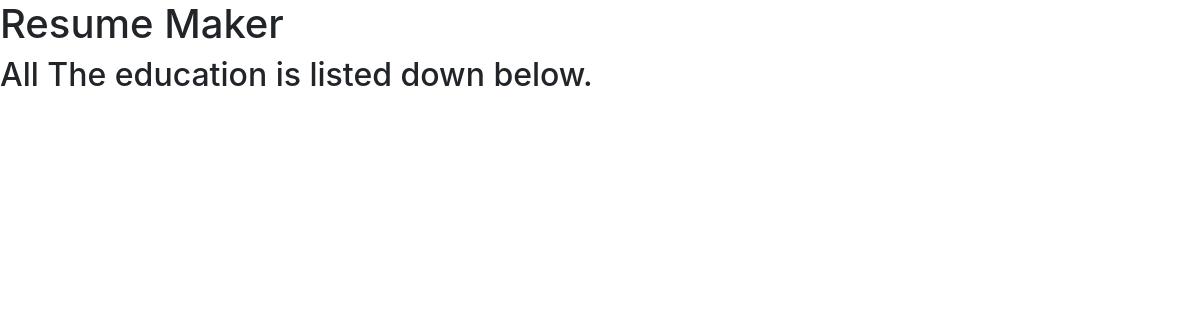
/work_exp (signed in), run on an earlier commit of the app's database.
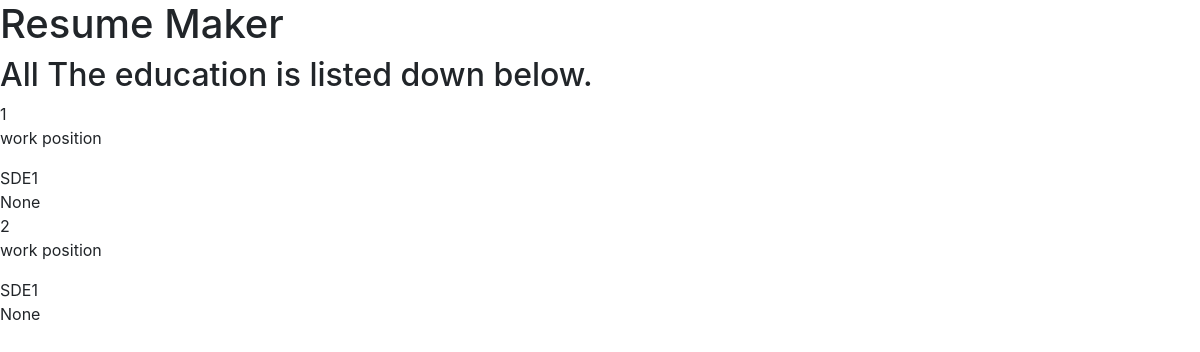
And on a later commit of the database.
### core/models.py (models this page shows)
class work_exp(models.Model):
    profile = models.ForeignKey(Profile,on_delete=models.CASCADE,null=True)
    company_name = models.CharField(max_length=150,null=False,default='')
    company_location = models.CharField(max_length=150,null=False,default='')
    job_position = models.CharField(max_length = 150)
    present = models.BooleanField(default=False,null=False)
    end_date = models.DateTimeField(default=datetime.now(),null=True)
    start_date = models.DateTimeField()
    job_description = models.TextField()

### core/views.py (the view)
# urls.py: path('work_exp',views.view_work_exp,name='view_work_exp'),
@login_required
def view_work_exp(request):
    profile = request.user.profile
    works = work_exp.objects.filter(profile=profile)
    return render(request,'view_work_exp.html',{'works':works})

### core/templates/view_work_exp.html
{%extends 'base.html'%}
{% load widget_tweaks %}
{%block content%}
    <h2>
        All The education is listed down below.
    </h2>
    {%for work in works %}
        {{ forloop.counter }}
        <p>work position</p>
        {{ work.job_position }}<br>
        {{work.end_date}}<br>
    {% endfor %}
{%endblock%}

What changed in the data, as far as the page shows it:
added work_exp: job_position "SDE1", end_date "None"
added work_exp: job_position "SDE1", end_date "None"
